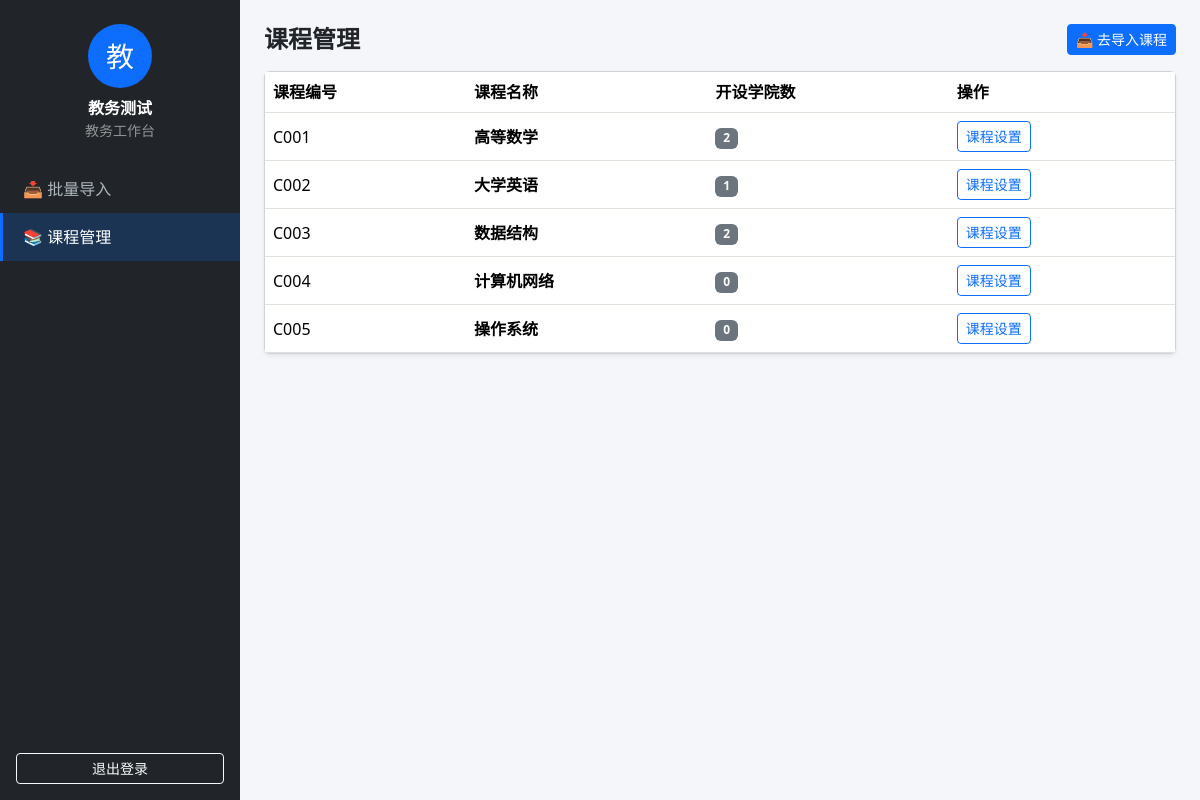
Page /office/courses/ (signed in) on the committed database.
### users/models.py (models this page shows, shortened)
class User(AbstractUser):
    name = models.CharField('姓名', max_length=50, blank=True)
    class Meta:
        verbose_name = '用户'
        verbose_name_plural = '用户'
        permissions = [
            ('class_manage', '全校班级增删改查'),
            ('class_assign_teacher', '分配教师到班级'),
            ('course_manage', '全校课程增删改查'),
            ('course_assign_class', '分配班级到课程'),
            ('user_assign_role', '指定课程组组长'),
            ('knowledge_manage', 'AI Agent知识库增删改查'),
            ('material_class_visible', '课程下班级资料增删改查'),
            ('question_bank_manage', '作业题库增删改查'),
            ('chapter_manage', '课程章节设计'),
            ('notice_manage', '班级通知增删改查'),
            ('analysis_view', '班级学情分析图表查看'),
            ('material_class_manage', '班级内部资料增删改查'),
            ('homework_publish', '作业发布'),
            ('homework_bank', '作业题库管理'),
            ('homework_remind', '作业提醒'),
            ('homework_comment', '作业评语增删改查'),
            ('homework_answer', '作业答案改查'),
            ('homework_ai', 'Agent分析学生改查'),
            ('homework_view', '作业查看与提交'),
            ('notice_view', '查看班级通知'),
            ('material_view', '查看班级资料'),
            ('analysis_view_self', '查看自己的学生画像'),
            ('profile_edit', '修改个人资料'),
        ]

### academics/models.py (models this page shows, shortened)
class Course(models.Model):
    code = models.CharField('课程编号', max_length=20, unique=True)
    name = models.CharField('课程名称', max_length=50)
    colleges = models.ManyToManyField(
        College, through='CourseCollege', related_name='courses',
        verbose_name='开设学院')
    class Meta:
        verbose_name = '课程'
        verbose_name_plural = '课程'

### academics/views.py (the view)
# urls.py: path('courses/', views.renderCourseList, name='office_course_list'),
@requirePerm('course:manage')
def renderCourseList(request):
    courses = Course.objects.all().prefetch_related('course_colleges__college')
    return render(request, 'office/course_list.html', {'courses': courses})

### users/permissions.py (called while the page is built)
def hasPerm(user, code):
    if user.is_superuser:
        return True
    codename = PERM_CODES.get(code)
    if codename is None:
        return False
    return user.has_perm('users.' + codename)

def requirePerm(code):
    def decorator(viewFunc):
        @wraps(viewFunc)
        def wrapper(request, *args, **kwargs):
            if not request.user.is_authenticated:
                return redirect('login')
            if not hasPerm(request.user, code):
                return HttpResponseForbidden('403：没有权限访问该功能')
            return viewFunc(request, *args, **kwargs)
        return wrapper
    return decorator

### templates/office/course_list.html (shortened to what this page needs)
{% extends 'office/base_office.html' %}
{% block content %}
<div class="d-flex justify-content-between align-items-center mb-3">
    <h4 class="fw-bold mb-0">课程管理</h4>
    <a href="{% url 'office_import' %}" class="btn btn-primary btn-sm">📥 去导入课程</a>
</div>
<div class="card shadow-sm">
    <table class="table table-hover align-middle mb-0">
        <thead>
            <tr>
                <th>课程编号</th>
                <th>课程名称</th>
                <th>开设学院数</th>
                <th>操作</th>
            </tr>
        </thead>
        <tbody>
            {% for course in courses %}
            <tr>
                <td>{{ course.code }}</td>
                <td class="fw-bold">{{ course.name }}</td>
                <td><span class="badge text-bg-secondary">{{ course.course_colleges.count }}</span></td>
                <td>
                    <a href="{% url 'office_course_detail' course.id %}" class="btn btn-sm btn-outline-primary">课程设置</a>
                </td>
            </tr>
            {% empty %}
            <tr>
                <td colspan="4" class="text-center text-secondary py-4">还没有课程，先去批量导入吧</td>
            </tr>
            {% endfor %}
        </tbody>
    </table>
</div>
{% endblock %}

### templates/office/base_office.html (shortened to what this page needs)
<!DOCTYPE html>
<html lang="zh-CN">
<head>
    <link href="https://cdn.bootcdn.net/ajax/libs/twitter-bootstrap/5.3.3/css/bootstrap.min.css" rel="stylesheet">
    {% load static %}
    <link href="{% static 'users/style.css' %}" rel="stylesheet">
</head>
<body class="office-body">
    <div class="d-flex">
        <aside class="office-sidebar d-flex flex-column">
            <div class="text-center py-4">
                {% with displayName=user.name|default:user.username %}
                <div class="avatar mx-auto">{{ displayName|first }}</div>
                <div class="fw-bold text-white mt-2">{{ displayName }}</div>
                {% endwith %}
                <div class="small text-white-50">教务工作台</div>
            </div>
            <nav class="flex-grow-1">
                <a class="office-nav {% if request.resolver_match.url_name == 'office_import' %}active{% endif %}"
                   href="{% url 'office_import' %}">📥 批量导入</a>
                <a class="office-nav {% if request.resolver_match.url_name == 'office_course_list' or request.resolver_match.url_name == 'office_course_detail' or request.resolver_match.url_name == 'office_course_college' or request.resolver_match.url_name == 'office_class_detail' %}active{% endif %}"
                   href="{% url 'office_course_list' %}">📚 课程管理</a>
            </nav>
            <div class="p-3">
                <form method="post" action="{% url 'logout' %}">
                    <button type="submit" class="btn btn-outline-light btn-sm w-100">退出登录</button>
                </form>
            </div>
        </aside>
        <main class="flex-grow-1 p-4">
            {% block content %}{% endblock %}
        </main>
    </div>
</body>
</html>

### users/static/users/style.css (style rules this page uses)
.office-body { background: #f4f6f9; min-height: 100vh; }
.office-sidebar { width: 240px; min-height: 100vh; background: #212529; position: sticky; top: 0; }
.office-nav { display: block; padding: 12px 20px; color: #adb5bd; text-decoration: none; border-left: 3px solid transparent; transition: all 0.15s ease; }
.office-nav.active { color: #fff; background: rgba(13, 110, 253, 0.2); border-left-color: #0d6efd; }
.avatar { width: 64px; height: 64px; border-radius: 50%; background: #0d6efd; color: #fff; font-size: 28px; display: flex; align-items: center; justify-content: center; }

### rows in the picture
User: name "教", name "教务测试"
Course: code "C001", name "高等数学", course_colleges.count "2"
Course: code "C002", name "大学英语", course_colleges.count "1"
Course: code "C003", name "数据结构", course_colleges.count "2"
Course: code "C004", name "计算机网络", course_colleges.count "0"
Course: code "C005", name "操作系统", course_colleges.count "0"
